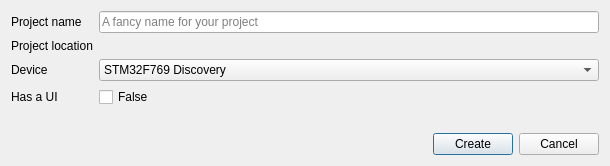
<?xml version="1.0" encoding="UTF-8"?>
<ui version="4.0">
 <class>NewProjectWizard</class>
 <widget class="QDialog" name="NewProjectWizard">
  <property name="geometry">
   <rect>
    <x>0</x>
    <y>0</y>
    <width>610</width>
    <height>166</height>
   </rect>
  </property>
  <property name="windowTitle">
   <string>Dialog</string>
  </property>
  <layout class="QVBoxLayout" name="verticalLayout">
   <item>
    <layout class="QFormLayout" name="formLayout">
     <item row="0" column="0">
      <widget class="QLabel" name="label">
       <property name="text">
        <string>Project name</string>
       </property>
      </widget>
     </item>
     <item row="0" column="1">
      <widget class="QLineEdit" name="projectName">
       <property name="placeholderText">
        <string>A fancy name for your project</string>
       </property>
      </widget>
     </item>
     <item row="1" column="0">
      <widget class="QLabel" name="label_3">
       <property name="text">
        <string>Project location</string>
       </property>
      </widget>
     </item>
     <item row="2" column="0">
      <widget class="QLabel" name="label_2">
       <property name="text">
        <string>Device</string>
       </property>
      </widget>
     </item>
     <item row="2" column="1">
      <widget class="QComboBox" name="device">
       <item>
        <property name="text">
         <string>STM32F769 Discovery</string>
        </property>
       </item>
       <item>
        <property name="text">
         <string>STM32L4R5 Nucleo 144</string>
        </property>
       </item>
      </widget>
     </item>
     <item row="3" column="1">
      <widget class="QCheckBox" name="hasUI">
       <property name="text">
        <string>False</string>
       </property>
      </widget>
     </item>
     <item row="3" column="0">
      <widget class="QLabel" name="label_4">
       <property name="text">
        <string>Has a UI</string>
       </property>
      </widget>
     </item>
     <item row="1" column="1">
      <widget class="BrowseComponent" name="projectLocation" native="true">
       <property name="focusPolicy">
        <enum>Qt::TabFocus</enum>
       </property>
      </widget>
     </item>
    </layout>
   </item>
   <item>
    <layout class="QHBoxLayout" name="horizontalLayout">
     <item>
      <spacer name="horizontalSpacer">
       <property name="orientation">
        <enum>Qt::Horizontal</enum>
       </property>
       <property name="sizeHint" stdset="0">
        <size>
         <width>40</width>
         <height>20</height>
        </size>
       </property>
      </spacer>
     </item>
     <item>
      <widget class="QPushButton" name="createProjectBtn">
       <property name="text">
        <string>Create</string>
       </property>
      </widget>
     </item>
     <item>
      <widget class="QPushButton" name="cancelBtn">
       <property name="text">
        <string>Cancel</string>
       </property>
      </widget>
     </item>
    </layout>
   </item>
  </layout>
 </widget>
 <customwidgets>
  <customwidget>
   <class>BrowseComponent</class>
   <extends>QWidget</extends>
   <header>components\browse\browsecomponent.h</header>
   <container>1</container>
  </customwidget>
 </customwidgets>
 <tabstops>
  <tabstop>projectName</tabstop>
  <tabstop>projectLocation</tabstop>
  <tabstop>device</tabstop>
  <tabstop>hasUI</tabstop>
  <tabstop>createProjectBtn</tabstop>
  <tabstop>cancelBtn</tabstop>
 </tabstops>
 <resources/>
 <connections/>
</ui>
